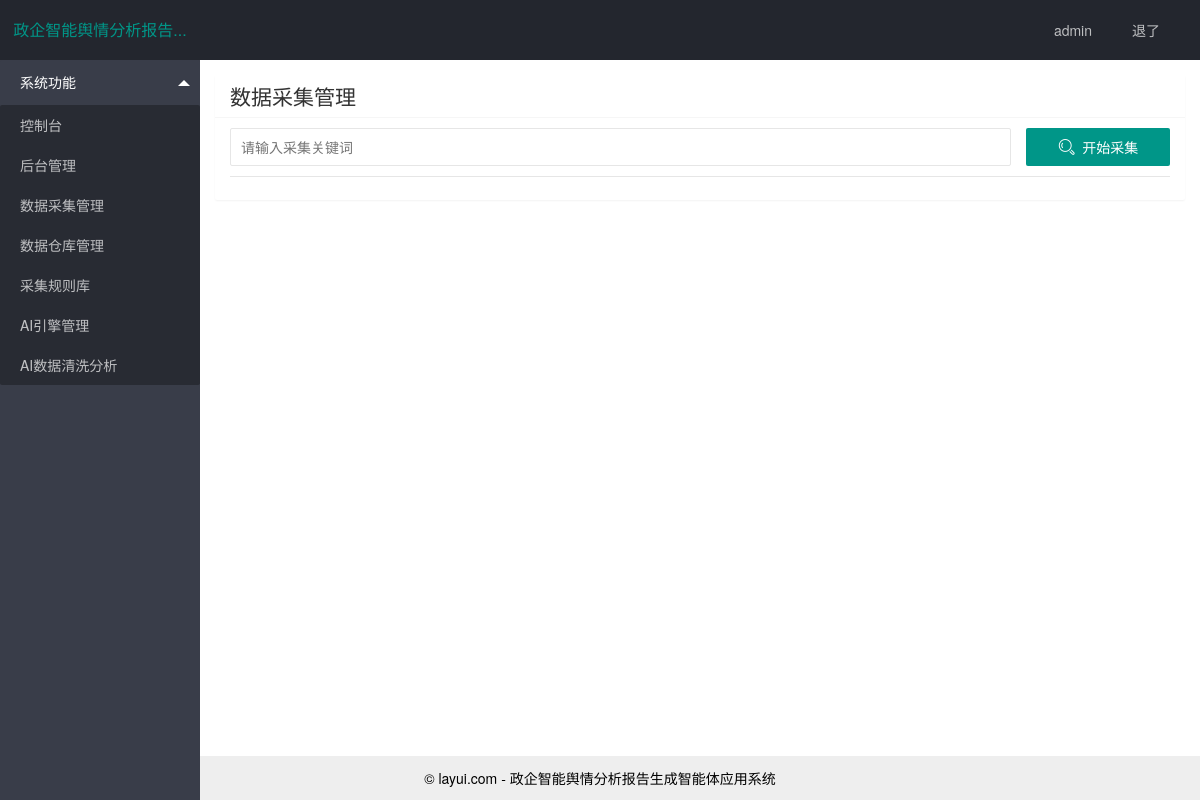
The page /admin/collection (signed in) on the database its author committed.
### app/models.py (models this page shows, shortened)
class SystemSettings(db.Model):
    id = db.Column(db.Integer, primary_key=True)
    app_name = db.Column(db.String(128), default='政企智能舆情分析报告生成智能体应用系统')
    logo_url = db.Column(db.String(256))

class User(UserMixin, db.Model):
    id = db.Column(db.Integer, primary_key=True)
    username = db.Column(db.String(64), index=True, unique=True)
    password_hash = db.Column(db.String(128))
    role = db.Column(db.String(20), default='user') # user, admin

### app/routes.py (the view)
@app.route('/admin/collection')
@login_required
def admin_collection():
    if current_user.role != 'admin':
        flash('您没有权限访问该页面')
        return redirect(url_for('index'))
    return render_template('admin_collection.html', title='数据采集管理')

### app/models.py (called while the page is built)
@login.user_loader
def load_user(id):
    return User.query.get(int(id))

### app/routes.py (called while the page is built)
@app.context_processor
def inject_system_settings():
    settings = SystemSettings.query.first()
    if not settings:
        settings = SystemSettings(app_name='政企智能舆情分析报告生成智能体应用系统')
        db.session.add(settings)
        db.session.commit()
    return dict(system_settings=settings)

### app/templates/admin_collection.html (shortened to what this page needs)
{% extends "base.html" %}
{% block content %}
<div class="layui-card">
    <div class="layui-card-header">
        <h2>数据采集管理</h2>
    </div>
    <div class="layui-card-body">
        <div class="layui-form layui-row layui-col-space15">
            <div class="layui-col-md10">
                <input type="text" name="keyword" id="keyword" required lay-verify="required" placeholder="请输入采集关键词" autocomplete="off" class="layui-input">
            </div>
            <div class="layui-col-md2">
                <button class="layui-btn layui-btn-fluid" id="btn-collect">
                    <i class="layui-icon layui-icon-search"></i> 开始采集
                </button>
            </div>
        </div>
        <hr>
    </div>
</div>
{% endblock %}

### app/templates/base.html (shortened to what this page needs)
<!DOCTYPE html>
<html>
<head>
  <link rel="stylesheet" href="{{ url_for('static', filename='layui-v2.2.5/layui/css/layui.css') }}"  media="all">
</head>
<body class="layui-layout-body">
<div class="layui-layout layui-layout-admin">
  {% if current_user.is_authenticated %}
  <div class="layui-header">
    <div class="layui-logo">{{ system_settings.app_name[:10] }}...</div>
    <ul class="layui-nav layui-layout-right">
      <li class="layui-nav-item">
        <a href="javascript:;">
          {{ current_user.username }}
        </a>
      </li>
      <li class="layui-nav-item"><a href="{{ url_for('logout') }}">退了</a></li>
    </ul>
  </div>
  <div class="layui-side layui-bg-black">
    <div class="layui-side-scroll">
      <ul class="layui-nav layui-nav-tree"  lay-filter="test">
        <li class="layui-nav-item layui-nav-itemed">
          <a class="" href="javascript:;">系统功能</a>
          <dl class="layui-nav-child">
            <dd><a href="{{ url_for('index') }}">控制台</a></dd>
            {% if current_user.role == 'admin' %}
            <dd><a href="{{ url_for('admin') }}">后台管理</a></dd>
            <dd><a href="{{ url_for('admin_collection') }}">数据采集管理</a></dd>
            <dd><a href="{{ url_for('admin_data_warehouse') }}">数据仓库管理</a></dd>
            <dd><a href="{{ url_for('admin_rules') }}">采集规则库</a></dd>
            <dd><a href="{{ url_for('admin_ai_engines') }}">AI引擎管理</a></dd>
            <dd><a href="{{ url_for('admin_ai_analysis') }}">AI数据清洗分析</a></dd>
            {% endif %}
          </dl>
        </li>
      </ul>
    </div>
  </div>
  {% endif %}
  <div class="layui-body {{ 'layui-body-full' if not current_user.is_authenticated else '' }}">
    <div style="padding: 15px;">
      {% block content %}{% endblock %}
    </div>
  </div>
  {% if current_user.is_authenticated %}
  <div class="layui-footer" style="left: 0; text-align: center;">
    © layui.com - {{ system_settings.app_name }}
  </div>
  {% endif %}
</div>
</body>
</html>

### app/templates/base.html (style rules this page uses)
body { padding-top: 60px; }
.layui-layout-admin .layui-header { position: fixed; top: 0; left: 0; right: 0; }

### rows shown on the page
SystemSettings: app_name "政企智能舆情分析报告", app_name "政企智能舆情分析报告生成智能体应用系统"
User: username "admin"
